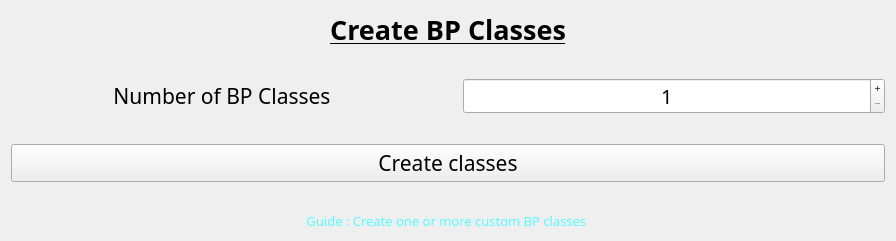
           <widget class="QWidget" name="page_8">
            <property name="geometry">
             <rect>
              <x>0</x>
              <y>0</y>
              <width>896</width>
              <height>223</height>
             </rect>
            </property>
            <property name="sizePolicy">
             <sizepolicy hsizetype="Preferred" vsizetype="Fixed">
              <horstretch>0</horstretch>
              <verstretch>0</verstretch>
             </sizepolicy>
            </property>
            <attribute name="label">
             <string>Create Blueprint Classes</string>
            </attribute>
            <layout class="QVBoxLayout" name="verticalLayout_49">
             <item>
              <layout class="QVBoxLayout" name="verticalLayout_24">
               <property name="spacing">
                <number>30</number>
               </property>
               <item>
                <layout class="QVBoxLayout" name="verticalLayout_25">
                 <item>
                  <widget class="QLabel" name="label_36">
                   <property name="enabled">
                    <bool>true</bool>
                   </property>
                   <property name="sizePolicy">
                    <sizepolicy hsizetype="Preferred" vsizetype="Preferred">
                     <horstretch>0</horstretch>
                     <verstretch>0</verstretch>
                    </sizepolicy>
                   </property>
                   <property name="font">
                    <font>
                     <family>Century Gothic</family>
                     <pointsize>20</pointsize>
                     <bold>true</bold>
                     <underline>true</underline>
                    </font>
                   </property>
                   <property name="autoFillBackground">
                    <bool>false</bool>
                   </property>
                   <property name="text">
                    <string>Create BP Classes</string>
                   </property>
                   <property name="alignment">
                    <set>Qt::AlignCenter</set>
                   </property>
                   <property name="wordWrap">
                    <bool>false</bool>
                   </property>
                  </widget>
                 </item>
                </layout>
               </item>
               <item>
                <layout class="QHBoxLayout" name="replace_layotu_4">
                 <property name="sizeConstraint">
                  <enum>QLayout::SetDefaultConstraint</enum>
                 </property>
                 <item>
                  <widget class="QLabel" name="label_38">
                   <property name="enabled">
                    <bool>true</bool>
                   </property>
                   <property name="font">
                    <font>
                     <family>Century Gothic</family>
                     <pointsize>16</pointsize>
                     <bold>false</bold>
                    </font>
                   </property>
                   <property name="autoFillBackground">
                    <bool>false</bool>
                   </property>
                   <property name="text">
                    <string>Number of BP Classes</string>
                   </property>
                   <property name="alignment">
                    <set>Qt::AlignCenter</set>
                   </property>
                   <property name="wordWrap">
                    <bool>false</bool>
                   </property>
                  </widget>
                 </item>
                 <item>
                  <widget class="QSpinBox" name="sp_bpclasses">
                   <property name="styleSheet">
                    <string notr="true">QSpinBox {
    font-family: Century Gothic;
    font-size: 20px; 
}</string>
                   </property>
                   <property name="alignment">
                    <set>Qt::AlignCenter</set>
                   </property>
                   <property name="buttonSymbols">
                    <enum>QAbstractSpinBox::PlusMinus</enum>
                   </property>
                   <property name="minimum">
                    <number>1</number>
                   </property>
                   <property name="maximum">
                    <number>7</number>
                   </property>
                  </widget>
                 </item>
                </layout>
               </item>
               <item>
                <widget class="QPushButton" name="btn_createbpclasses">
                 <property name="font">
                  <font>
                   <family>Century Gothic</family>
                   <pointsize>16</pointsize>
                  </font>
                 </property>
                 <property name="styleSheet">
                  <string notr="true"/>
                 </property>
                 <property name="text">
                  <string>Create classes</string>
                 </property>
                </widget>
               </item>
               <item>
                <widget class="QLabel" name="label_40">
                 <property name="font">
                  <font>
                   <family>Century Gothic</family>
                   <pointsize>10</pointsize>
                  </font>
                 </property>
                 <property name="styleSheet">
                  <string notr="true">color: rgb(85, 255, 255);
</string>
                 </property>
                 <property name="text">
                  <string>Guide : Create one or more custom BP classes </string>
                 </property>
                 <property name="alignment">
                  <set>Qt::AlignCenter</set>
                 </property>
                </widget>
               </item>
              </layout>
             </item>
            </layout>
           </widget>
